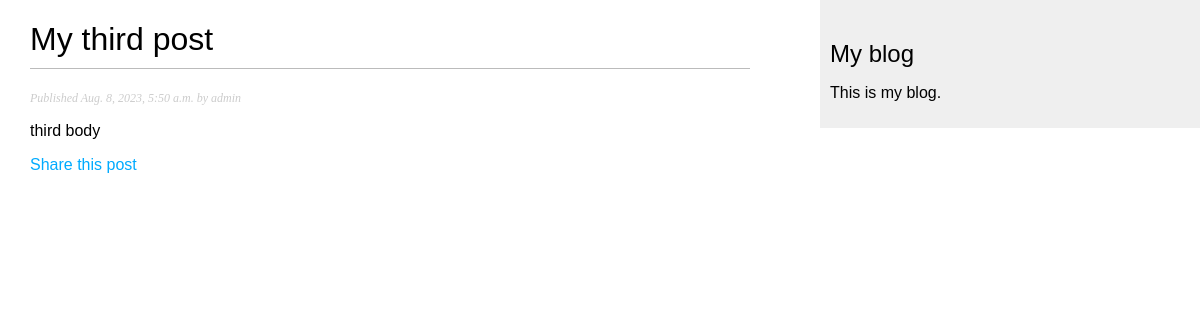
The page /blog/2023/8/8/my-third-post/ on the database its author committed.
### blog/models.py (models this page shows, shortened)
class Post(models.Model):
    class Status(models.TextChoices):
        DRAFT = 'DF', 'Draft'
        PUBLISHED = 'PB', 'Published'
    title = models.CharField(max_length=250)
    slug = models.SlugField(max_length=250,
                            unique_for_date='publish') # Нужно для того, чтобы был один пост со slug на заданную дату
    author = models.ForeignKey(User,
                               on_delete=models.CASCADE,
                               related_name='blog_posts')
    body = models.TextField()
    publish = models.DateTimeField(default=timezone.now)
    created = models.DateTimeField(auto_now_add=True)
    updated = models.DateTimeField(auto_now=True)
    status = models.CharField(max_length=2,
                              choices=Status.choices,
                              default=Status.DRAFT)
    objects = models.Manager() # Стандартный менежер
    published = PublishedManager() # Созданный менеджер
    class Meta:
        ordering = ['-publish']
        indexes = [
            models.Index(fields=['-publish']),
        ]

### blog/views.py (the view)
# urls.py: path('blog/', include('blog.urls', namespace='blog')) # blog(namespace==пространоство имен) blog:post_detail / blog:post_list
def post_detail(request, year, month, day, post):
    post = get_object_or_404(Post,
                             status=Post.Status.PUBLISHED,
                             slug=post,
                             publish__year = year,
                             publish__month = month,
                             publish__day = day)
    return render(request, 'blog/post/detail.html',
                  {'post': post})

### templates/blog/post/detail.html (shortened to what this page needs)
{% extends 'base.html' %}
{% block content %}
    <h1>{{ post.title }}</h1>
    <p class="date">
        Published {{ post.publish }} by {{ post.author }}
    </p>
    {{ post.body|linebreaks }}
    <p>
        <a href="{% url 'blog:post_share' post.id %}">
            Share this post
        </a>
    </p>
{% endblock %}

### static/css/blog.css (style rules this page uses)
body { margin:0; padding:0; font-family:helvetica, sans-serif; }
a { color:#00abff; text-decoration:none; }
h1 { font-weight:normal; border-bottom:1px solid #bbb; padding:0 0 10px 0; }
p.date { color:#ccc; font-family: georgia, serif; font-size: 12px; font-style: italic; }

### rows shown on the page
Post: title "My third post", publish "Aug. 8, 2023, 5:50 a.m.", author "admin", body "third body"
